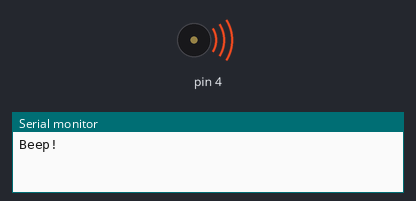
Bench run of a sketch on a simulated Arduino Uno, built with avr-gcc and run on an emulated ATmega328P. Parts: buzzer (waves = sounding), the last lines printed to the serial monitor.

Above: at 0.1 s.
At 1.1 s:
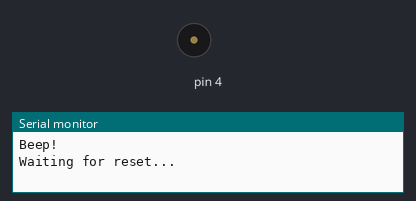
Timing chart, 0 to 2.6 s (numbered marks = the images above):
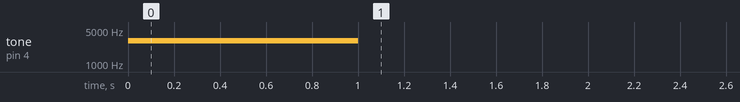

The sketch:

sketch_jul25a.ino
```cpp
#include <Servo.h>

void setup()
{
  pinMode(1, OUTPUT);
  Serial.begin(9600);
  Serial.println("Beep!");

  tone(4, 3000, 1000);
  delay(1000);
}

void loop()
{
  Serial.println("Waiting for reset...");
  delay(1000);
}
```
